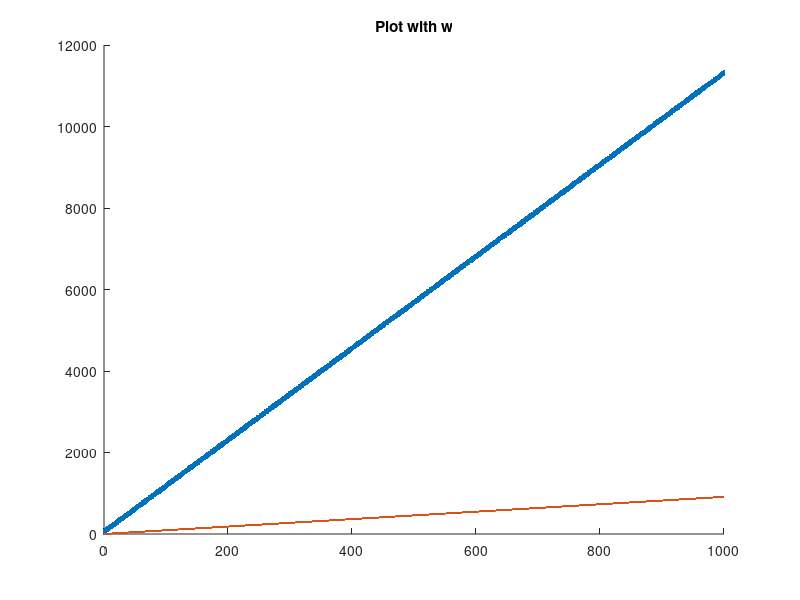

This figure's MATLAB source: (Note: a time limit stopped this script after it produced the figure.)
#----------STEP-1----------
x = dlmread( 'train.csv', ',',0,0);
k=x(1,1);
if (k==0),
	x_train=(x'(1, 2:end))';
	y_train=(x'(2, 2:end))';
else,
	x_train=(x'(1, :))';
	y_train=(x'(2, :))';
end,
n_train=size(x_train)(1);
o=ones(n_train,1);
X_train=[o,x_train];
#----------STEP-2----------
w=rand(2,1);
#----------STEP-3----------
hold on;
figure(1);
plot(x_train,y_train,'.',x_train,X_train*w,'-');
title ("Plot with w");
#----------STEP-4----------
Xt=X_train';
p=Xt*X_train;
pi=inv(p);
p2=Xt*y_train;
w_direct=pi*p2;
hold on;
figure(2);
title ("Plot with w direct");
plot(x_train,y_train,'.',x_train,X_train*w_direct,'-');
hold on;
#----------STEP-5----------
eta=0.00000001;
for nepoch = 1:2
	for j = 1:n_train
		x=x_train(j);
		y=y_train(j);
		xprime=[1,x]';
		w=w-eta*(w'*xprime-y)*xprime;
		if (rem(j,100)==0)
			hold on;
			plot(x_train,y_train,'.',x_train,X_train*w,'-');
		endif
	endfor
endfor
title ("Plot with different values of w");
#----------STEP-6----------
hold on;
figure(3);
plot(x_train,y_train,'.',x_train,X_train*w,'-');
title ("Plot with last value of w");
#----------STEP-7----------
x2 = dlmread( 'test.csv', ',',0,0);
k2=x2(1,1);
if (k==0),
	x_test=(x2'(1, 2:end))';
	y_test=(x2'(2, 2:end))';
else,
	x_test=(x2'(1, :))';
	y_test=(x2'(2, :))';
end,
n_test=size(x_test)(1);
o=ones(n_test,1);
X_test=[o,x_test];
y_pred1=X_test*w;
y_pred2=X_test*w_direct;

err1 = sqrt(mean((y_pred1 - y_test).^2))
err2 = sqrt(mean((y_pred2 - y_test).^2))
